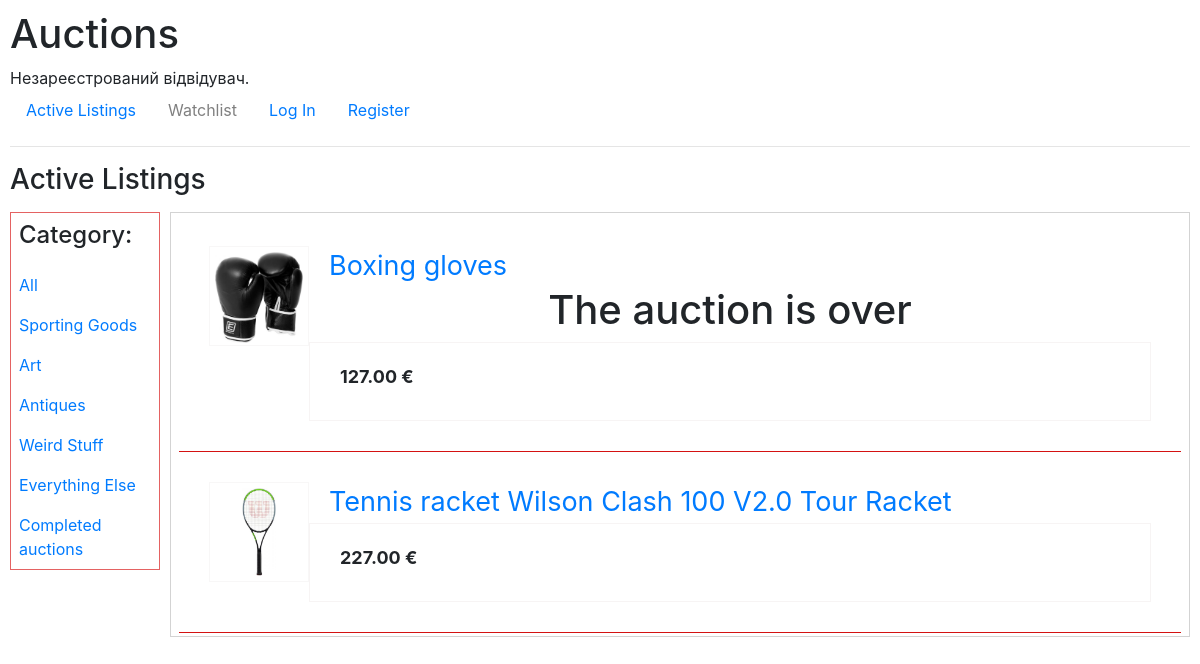
The page /1 on the database its author committed.
### auctions/models.py (models this page shows, shortened)
class Category(models.Model):
    category = models.CharField(max_length=100, blank=True)

class Lot(models.Model):
    title = models.CharField(max_length=180)
    photo = models.ImageField(upload_to='images', blank=True)
    categories = models.ManyToManyField(Category, blank=True, related_name='category_lot')
    owner_name = models.ForeignKey(User, on_delete=models.CASCADE)
    description = models.CharField(max_length=200, blank=True)
    starting_price = models.DecimalField(max_digits=10, decimal_places=2)
    end_auction = models.BooleanField(default=False)

class Bid(models.Model):
    bid = models.DecimalField(max_digits=10, decimal_places=2)
    bid_author = models.ForeignKey(User, on_delete=models.CASCADE, null=True)
    bid_item = models.ForeignKey(Lot, on_delete=models.CASCADE, null=True, related_name="bids")
    def __str__(self):
        return str(self.bid)

### auctions/views.py (the view)
# urls.py: path("<int:category_id>", views.lot_category, name="lot_category"),
def lot_category(request, category_id):
    item_category = Category.objects.get(pk=category_id)
    lot_categories = item_category.category_lot.all()
    category = Category.objects.all()
    return render(request, "auctions/lot_of_category.html", {
        "lot_categories": lot_categories,
        "categories": category,
    })

### auctions/templates/auctions/lot_of_category.html
{% extends "auctions/layout_auction.html" %}
{% block listing %}
      <div class="body-text">
         {% for item in lot_categories %}
            <div class="activ_list">
               <a href="{% url 'lot' item.id %}" >
                  <div class="img">
                     <img src="media/{{ item.photo}}" style="max-width: 100%; height: auto;"></img>
                  </div>
               </a>
               <a href="{% url 'lot' item.id %}">
                  <div class="title">{{ item.title }}</div>
               </a>
               {% if item.end_auction %}
                  <h1 align="center">The auction is over</h1>
               {% endif %}
               <div class="price"><strong>{{ item.bids.last }} &#8364</strong></div>
            </div>
         {% endfor %}
      </div>
{% endblock %}

### auctions/templates/auctions/layout_auction.html
{% extends "auctions/layout.html" %}
{% block body %}
<h3 style="margin-bottom: 15px">Active Listings</h3>
<div>
   <div class="sidebar">
      <div>
         <h4>Category:</h4>
      </div>
      <div>
         <a href="{% url 'index' %} ">All</a>
      </div>
      {% for category in categories %}
         <div>
            <a href="{% url 'lot_category' category.id %}">{{ category.category }}</a>
         </div>
      {% endfor %}
      <div>
         <a href="{% url 'completed_au' %}">Completed auctions</a>
      </div>
   </div>
   {% block listing %}
   {% endblock %}
</div>
{% endblock %}

### auctions/static/auctions/styles.css (style rules this page uses)
body { padding: 10px; }
.sidebar { height: 100%; width: 150px; position: relative; top: 5; left: 0; padding-top: 0px; background-color: white; border: 1px solid rgb(228, 98, 98); float: left; margin-top: 0px; }
.sidebar div { padding: 8px; font-size: 16px; display: block; }
.body-text { border: 1px solid rgb(211, 211, 211); margin-left: 160px; font-size: 18px; padding: 3px; }
.activ_list { border-bottom: 1px solid rgb(212, 18, 18); padding: 30px; min-height: 150px; margin: 0 5px 0px 5px; }
.img { width: 100px; height: 100px; float: left; border: 1px solid rgb(248, 247, 247); padding: 5px; }
.price { padding: 20px 20px 20px 30px; padding-bottom: 30px; border: 1px solid rgb(247, 244, 244); margin-left: 100px; }
.title { margin-left: 120px; font-size: 150%; }

### rows shown on the page
Category: category "Sporting Goods"
Category: category "Art"
Category: category "Antiques"
Category: category "Weird Stuff"
Category: category "Everything Else"
Lot: photo (picture), title "Boxing gloves", end_auction "The auction is over", bids.last "127.00"
Lot: photo (picture), title "Tennis racket Wilson Clash 100 V2.0 Tour Racket", bids.last "227.00"
